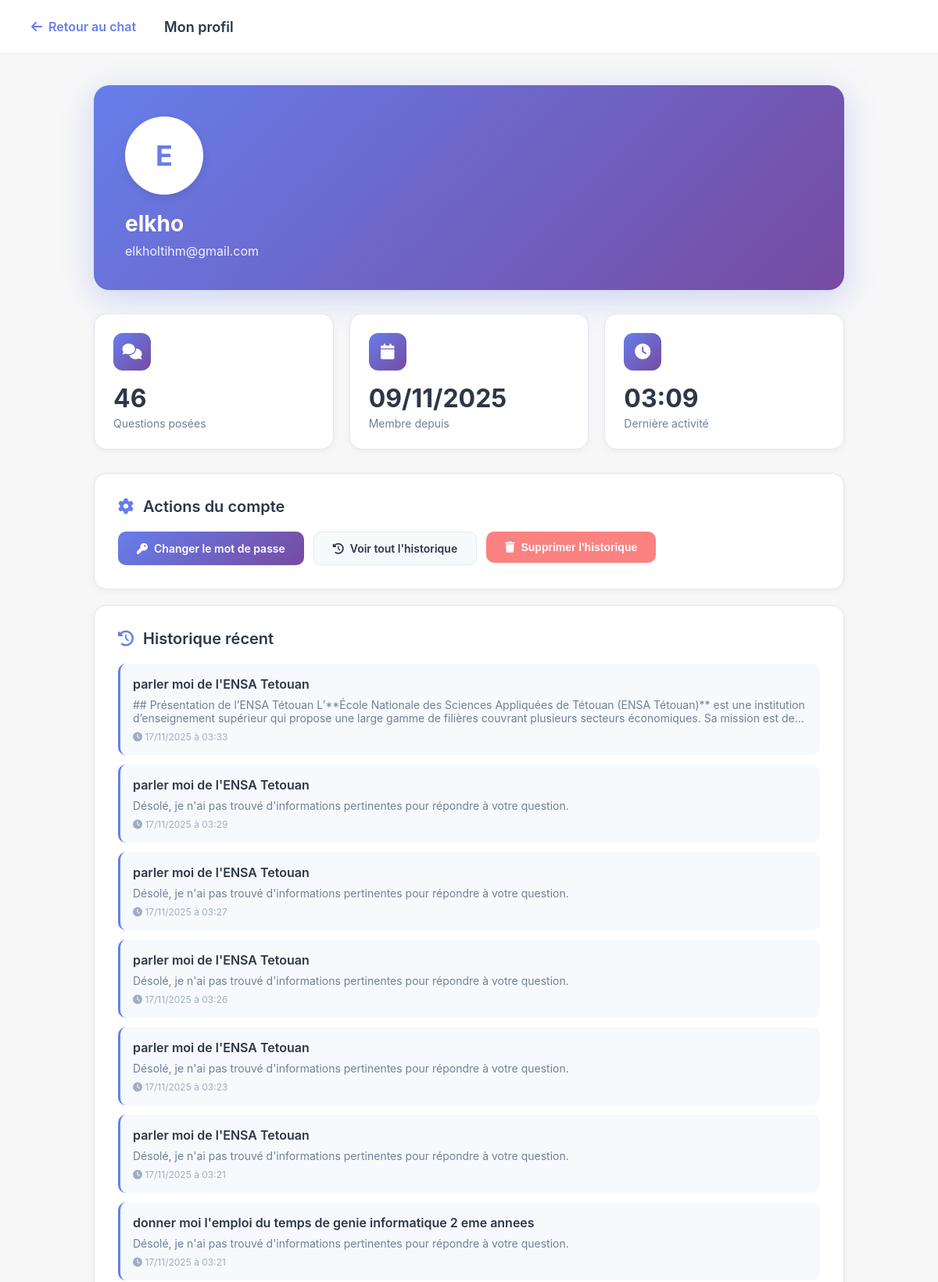
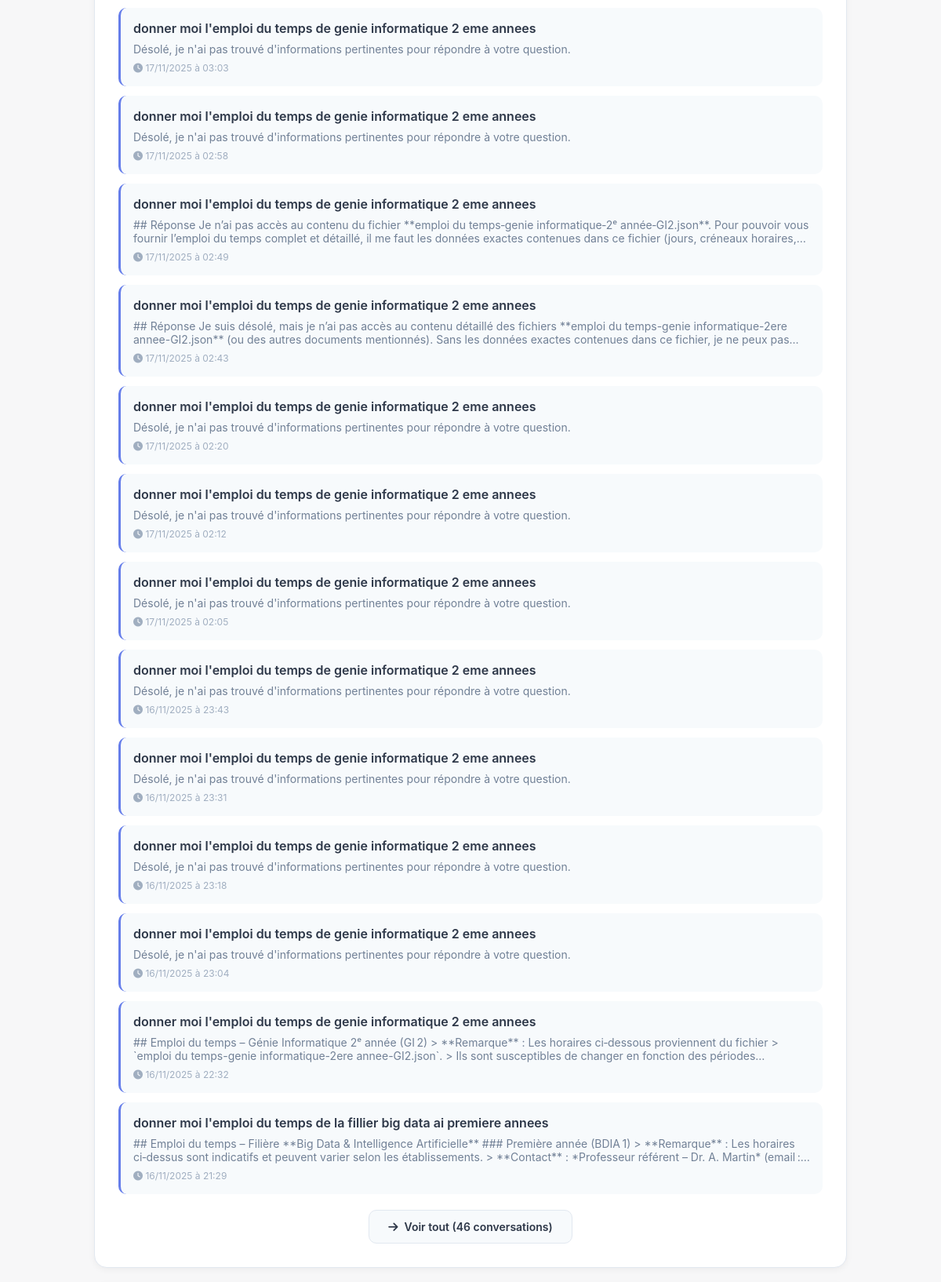
Screenshot of /profile/ (signed in, upper part) with the database file from the repository (2 pictures, top to bottom).
### chat_app/models.py (models this page shows, shortened)
class UserProfile(models.Model):
    user = models.OneToOneField(
        User,
        on_delete=models.CASCADE,
        related_name='profile'
    )
    total_queries = models.IntegerField(default=0, verbose_name="Total de questions")
    last_active = models.DateTimeField(auto_now=True, verbose_name="Dernière activité")
    preferences = models.JSONField(default=dict, blank=True, verbose_name="Préférences")
    class Meta:
        verbose_name = "Profil utilisateur"
        verbose_name_plural = "Profils utilisateurs"

class ChatHistory(models.Model):
    user = models.ForeignKey(
        User,
        on_delete=models.CASCADE,
        related_name='chat_history'
    )
    query = models.TextField(verbose_name="Question")
    response = models.TextField(verbose_name="Réponse")
    sources = models.TextField(blank=True, null=True, verbose_name="Sources")
    created_at = models.DateTimeField(auto_now_add=True, verbose_name="Date")
    class Meta:
        verbose_name = "Historique de chat"
        verbose_name_plural = "Historiques de chat"
        ordering = ['-created_at']
        indexes = [
            models.Index(fields=['-created_at']),
            models.Index(fields=['user', '-created_at']),
        ]

### chat_app/views.py (the view)
# urls.py: path('profile/', views.profile_view, name='profile'),
@login_required(login_url='chat_app:login')
def profile_view(request):
    user = request.user
    profile, created = UserProfile.objects.get_or_create(user=user)
    profile.total_queries = user.chat_history.count()
    profile.save()
    chat_history = user.chat_history.all()[:20]
    context = {
        'user': user,
        'profile': profile,
        'chat_history': chat_history,
        'total_queries': profile.total_queries,
    }
    return render(request, 'chatbot/profile.html', context)

### chat_app/templates/chatbot/profile.html (shortened to what this page needs)
{% load static %}
<!DOCTYPE html>
<html lang="fr">
<head>
    <link rel="stylesheet" href="https://cdnjs.cloudflare.com/ajax/libs/font-awesome/6.4.0/css/all.min.css">
</head>
<body>
    <nav class="navbar">
        <a href="{% url 'chat_app:chatbot' %}" class="back-btn">
            <i class="fas fa-arrow-left"></i>
            Retour au chat
        </a>
        <div class="navbar-title">Mon profil</div>
    </nav>
    <div class="container">
        <div class="profile-header">
            <div class="profile-avatar">
                {{ user.username|first|upper }}
            </div>
            <div class="profile-name">{{ user.username }}</div>
            <div class="profile-email">{{ user.email }}</div>
        </div>
        <div class="stats-grid">
            <div class="stat-card">
                <div class="stat-icon">
                    <i class="fas fa-comments"></i>
                </div>
                <div class="stat-value">{{ total_queries }}</div>
                <div class="stat-label">Questions posées</div>
            </div>
            <div class="stat-card">
                <div class="stat-icon">
                    <i class="fas fa-calendar"></i>
                </div>
                <div class="stat-value">{{ user.date_joined|date:"d/m/Y" }}</div>
                <div class="stat-label">Membre depuis</div>
            </div>
            <div class="stat-card">
                <div class="stat-icon">
                    <i class="fas fa-clock"></i>
                </div>
                <div class="stat-value">
                    {% if profile.last_active %}
                        {{ profile.last_active|date:"H:i" }}
                    {% else %}
                        N/A
                    {% endif %}
                </div>
                <div class="stat-label">Dernière activité</div>
            </div>
        </div>
        <div class="section">
            <div class="section-title">
                <i class="fas fa-cog"></i>
                Actions du compte
            </div>
            <div class="action-buttons">
                <a href="{% url 'chat_app:change_password' %}" class="btn btn-primary">
                    <i class="fas fa-key"></i>
                    Changer le mot de passe
                </a>
                <a href="{% url 'chat_app:history' %}" class="btn btn-secondary">
                    <i class="fas fa-history"></i>
                    Voir tout l'historique
                </a>
                <form method="POST" action="{% url 'chat_app:delete_history' %}" style="display: inline;" onsubmit="return confirm('Êtes-vous sûr de vouloir supprimer tout votre historique ?');">
                    <button type="submit" class="btn btn-danger">
                        <i class="fas fa-trash"></i>
                        Supprimer l'historique
                    </button>
                </form>
            </div>
        </div>
        <div class="section">
            <div class="section-title">
                <i class="fas fa-history"></i>
                Historique récent
            </div>
            {% if chat_history %}
                <div class="history-list">
                    {% for chat in chat_history %}
                    <div class="history-item">
                        <div class="history-query">{{ chat.query }}</div>
                        <div class="history-response">{{ chat.response }}</div>
                        <div class="history-date">
                            <i class="fas fa-clock"></i>
                            {{ chat.created_at|date:"d/m/Y à H:i" }}
                        </div>
                    </div>
                    {% endfor %}
                </div>
                {% if total_queries > 20 %}
                <div style="margin-top: 20px; text-align: center;">
                    <a href="{% url 'chat_app:history' %}" class="btn btn-secondary">
                        <i class="fas fa-arrow-right"></i>
                        Voir tout ({{ total_queries }} conversations)
                    </a>
                </div>
                {% endif %}
            {% else %}
                <p style="color: #718096; text-align: center; padding: 40px;">
                    <i class="fas fa-inbox" style="font-size: 48px; display: block; margin-bottom: 16px; opacity: 0.5;"></i>
                    Aucune conversation pour le moment
                </p>
            {% endif %}
        </div>
    </div>
</body>
</html>

### chat_app/templates/chatbot/profile.html (style rules this page uses)
* { margin: 0; padding: 0; box-sizing: border-box; }
body { font-family: -apple-system, BlinkMacSystemFont, 'Segoe UI', 'Roboto', sans-serif; background: #f7f7f8; color: #2d3748; }
.navbar { background: white; border-bottom: 1px solid #e2e8f0; padding: 16px 24px; display: flex; align-items: center; gap: 20px; }
.back-btn { display: flex; align-items: center; gap: 8px; color: #667eea; text-decoration: none; font-weight: 600; padding: 8px 16px; border-radius: 8px; transition: background 0.2s ease; }
.navbar-title { flex: 1; font-size: 18px; font-weight: 600; }
.container { max-width: 1000px; margin: 0 auto; padding: 40px 20px; }
.profile-header { background: linear-gradient(135deg, #667eea 0%, #764ba2 100%); border-radius: 20px; padding: 40px; color: white; margin-bottom: 30px; box-shadow: 0 10px 40px rgba(102, 126, 234, 0.3); }
.profile-avatar { width: 100px; height: 100px; border-radius: 50%; background: white; color: #667eea; display: flex; align-items: center; justify-content: center; font-size: 36px; font-weight: 700; margin-bottom: 20px; box-shadow: 0 4px 12px rgba(0, 0, 0, 0.1); }
.profile-name { font-size: 28px; font-weight: 700; margin-bottom: 8px; }
.profile-email { opacity: 0.9; font-size: 16px; }
.stats-grid { display: grid; grid-template-columns: repeat(auto-fit, minmax(200px, 1fr)); gap: 20px; margin-bottom: 30px; }
.stat-card { background: white; border-radius: 16px; padding: 24px; box-shadow: 0 2px 8px rgba(0, 0, 0, 0.05); border: 1px solid #e2e8f0; }
.stat-icon { width: 48px; height: 48px; border-radius: 12px; background: linear-gradient(135deg, #667eea 0%, #764ba2 100%); color: white; display: flex; align-items: center; justify-content: center; font-size: 20px; margin-bottom: 16px; }
.stat-value { font-size: 32px; font-weight: 700; color: #2d3748; margin-bottom: 4px; }
.stat-label { color: #718096; font-size: 14px; }
.section { background: white; border-radius: 16px; padding: 30px; margin-bottom: 20px; box-shadow: 0 2px 8px rgba(0, 0, 0, 0.05); border: 1px solid #e2e8f0; }
.section-title { font-size: 20px; font-weight: 600; margin-bottom: 20px; display: flex; align-items: center; gap: 12px; }
.section-title i { color: #667eea; }
.action-buttons { display: flex; gap: 12px; flex-wrap: wrap; }
.btn { padding: 12px 24px; border-radius: 10px; font-weight: 600; text-decoration: none; display: inline-flex; align-items: center; gap: 8px; transition: all 0.2s ease; font-size: 14px; border: none; cursor: pointer; }
.btn-primary { background: linear-gradient(135deg, #667eea 0%, #764ba2 100%); color: white; }
.btn-secondary { background: #f7fafc; color: #2d3748; border: 1px solid #e2e8f0; }
.btn-danger { background: #fc8181; color: white; }
.history-list { display: flex; flex-direction: column; gap: 12px; }
.history-item { padding: 16px; background: #f7fafc; border-radius: 10px; border-left: 3px solid #667eea; }
.history-query { font-weight: 600; margin-bottom: 8px; color: #2d3748; }
.history-response { color: #718096; font-size: 14px; margin-bottom: 8px; display: -webkit-box; -webkit-line-clamp: 2; -webkit-box-orient: vertical; overflow: hidden; }
.history-date { font-size: 12px; color: #a0aec0; }

### rows the page displays
UserProfile: last_active "03:09"
ChatHistory: query "parler moi de l'ENSA Tetouan", response "## Présentation de l’ENSA Tétouan L’**École Nationale des Sciences Appliquées de Tétouan (ENSA Tétouan)** est une institution d’enseignement supérieur qui propose une large gamme de filières couvrant plusieurs secteurs économiques. Sa mission est…", created_at "17/11/2025 à 03:33"
ChatHistory: query "parler moi de l'ENSA Tetouan", response "Désolé, je n'ai pas trouvé d'informations pertinentes pour répondre à votre question.", created_at "17/11/2025 à 03:29"
ChatHistory: query "parler moi de l'ENSA Tetouan", response "Désolé, je n'ai pas trouvé d'informations pertinentes pour répondre à votre question.", created_at "17/11/2025 à 03:27"
ChatHistory: query "parler moi de l'ENSA Tetouan", response "Désolé, je n'ai pas trouvé d'informations pertinentes pour répondre à votre question.", created_at "17/11/2025 à 03:26"
ChatHistory: query "parler moi de l'ENSA Tetouan", response "Désolé, je n'ai pas trouvé d'informations pertinentes pour répondre à votre question.", created_at "17/11/2025 à 03:23"
ChatHistory: query "parler moi de l'ENSA Tetouan", response "Désolé, je n'ai pas trouvé d'informations pertinentes pour répondre à votre question.", created_at "17/11/2025 à 03:21"
ChatHistory: query "donner moi l'emploi du temps de genie informatique 2 eme annees", response "Désolé, je n'ai pas trouvé d'informations pertinentes pour répondre à votre question.", created_at "17/11/2025 à 03:21"
ChatHistory: query "donner moi l'emploi du temps de genie informatique 2 eme annees", response "Désolé, je n'ai pas trouvé d'informations pertinentes pour répondre à votre question.", created_at "17/11/2025 à 03:03"
ChatHistory: query "donner moi l'emploi du temps de genie informatique 2 eme annees", response "Désolé, je n'ai pas trouvé d'informations pertinentes pour répondre à votre question.", created_at "17/11/2025 à 02:58"
ChatHistory: query "donner moi l'emploi du temps de genie informatique 2 eme annees", response "## Réponse Je n’ai pas accès au contenu du fichier **emploi du temps‑genie informatique‑2ᵉ année‑GI2.json**. Pour pouvoir vous fournir l’emploi du temps complet et détaillé, il me faut les données exactes contenues dans ce fichier (jours, créneaux…", created_at "17/11/2025 à 02:49"
ChatHistory: query "donner moi l'emploi du temps de genie informatique 2 eme annees", response "## Réponse Je suis désolé, mais je n’ai pas accès au contenu détaillé des fichiers **emploi du temps-genie informatique-2ere annee-GI2.json** (ou des autres documents mentionnés). Sans les données exactes contenues dans ce fichier, je ne peux…", created_at "17/11/2025 à 02:43"
ChatHistory: query "donner moi l'emploi du temps de genie informatique 2 eme annees", response "Désolé, je n'ai pas trouvé d'informations pertinentes pour répondre à votre question.", created_at "17/11/2025 à 02:20"
ChatHistory: query "donner moi l'emploi du temps de genie informatique 2 eme annees", response "Désolé, je n'ai pas trouvé d'informations pertinentes pour répondre à votre question.", created_at "17/11/2025 à 02:12"
ChatHistory: query "donner moi l'emploi du temps de genie informatique 2 eme annees", response "Désolé, je n'ai pas trouvé d'informations pertinentes pour répondre à votre question.", created_at "17/11/2025 à 02:05"
ChatHistory: query "donner moi l'emploi du temps de genie informatique 2 eme annees", response "Désolé, je n'ai pas trouvé d'informations pertinentes pour répondre à votre question.", created_at "16/11/2025 à 23:43"
ChatHistory: query "donner moi l'emploi du temps de genie informatique 2 eme annees", response "Désolé, je n'ai pas trouvé d'informations pertinentes pour répondre à votre question.", created_at "16/11/2025 à 23:31"
ChatHistory: query "donner moi l'emploi du temps de genie informatique 2 eme annees", response "Désolé, je n'ai pas trouvé d'informations pertinentes pour répondre à votre question.", created_at "16/11/2025 à 23:18"
ChatHistory: query "donner moi l'emploi du temps de genie informatique 2 eme annees", response "Désolé, je n'ai pas trouvé d'informations pertinentes pour répondre à votre question.", created_at "16/11/2025 à 23:04"
ChatHistory: query "donner moi l'emploi du temps de genie informatique 2 eme annees", response "## Emploi du temps – Génie Informatique 2ᵉ année (GI 2) > **Remarque** : Les horaires ci‑dessous proviennent du fichier > `emploi du temps-genie informatique-2ere annee-GI2.json`. > Ils sont susceptibles de changer en fonction des…", created_at "16/11/2025 à 22:32"
ChatHistory: query "donner moi l'emploi du temps de la fillier big data ai premiere annees", response "## Emploi du temps – Filière **Big Data & Intelligence Artificielle** ### Première année (BDIA 1) > **Remarque** : Les horaires ci‑dessus sont indicatifs et peuvent varier selon les établissements. > **Contact** : *Professeur référent – Dr. A. Martin* (email…", created_at "16/11/2025 à 21:29"

### other values shown
{{ user.username|first|upper }} "E"
{{ user.username }} "elkho"
{{ user.email }} "elkholtihm@gmail.com"
{{ total_queries }} "46"
{{ user.date_joined|date:"d/m/Y" }} "09/11/2025"
